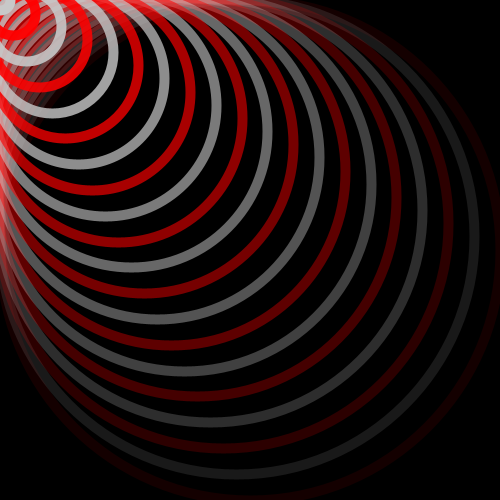
Frame 1 (no input)
Frame 60 (the mouse pressed at the canvas centre just before this capture): identical to frame 1, image omitted
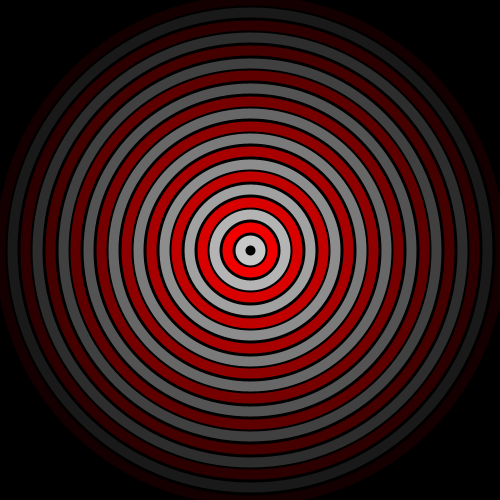
Frame 120 (the mouse held since frame 60 and released just before this capture)

The Processing sketch that drew these frames (run headless with seeded random() and noise(); from frame 60 on, the mouse is pressed at the canvas centre):

// Processing sketch: ejer2CirculosDesplazadosConMouse
// ── ejer2CirculosDesplazadosConMouse.pde
int cant = 20;
void setup() {
  size(500, 500);
}
void draw() {
  background(0);
  for (int c=0; c<cant; c++) {
    float diam = map(c, 0, cant-1, width, 20);
    float posX = map(c, 0, cant-1, width/2, mouseX);
    float posY = map(c, 0, cant-1, height/2, mouseY);
    float tonalidad = map(c, 0, cant-1, 20, 255);
    strokeWeight(10);
    if (c%2==0) {
      stroke(255, 0, 0, tonalidad);
    } else {
      stroke(200, tonalidad);
    }
    noFill();
    ellipse(posX, posY, diam, diam);
  }
}
